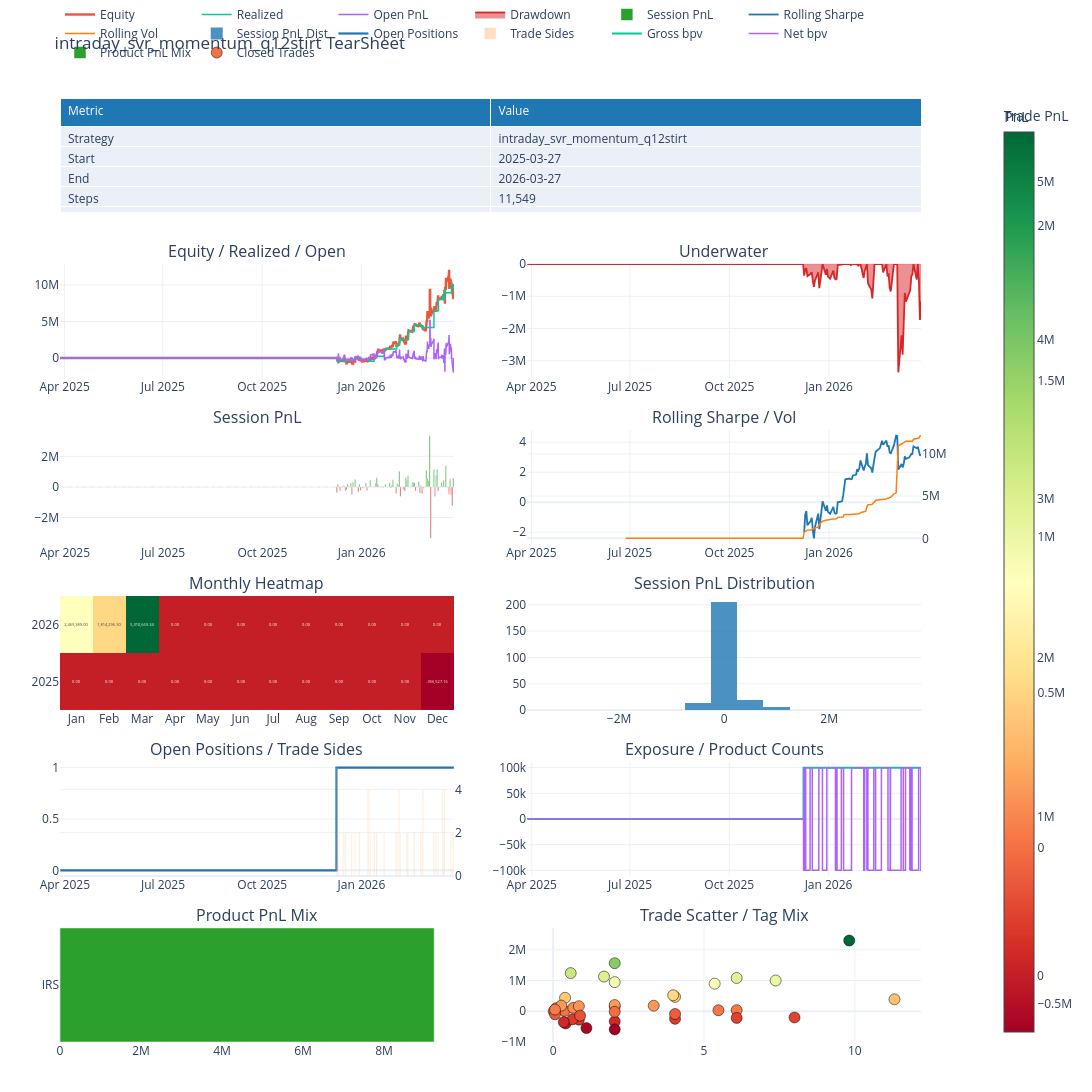

Notebook source saved alongside this figure:
### Code cell
from BT.query_tearsheet import QueryBacktestTearSheet
tearsheet = QueryBacktestTearSheet.from_backtest(query_backtest.backtest)
# mpl_fig = tearsheet.plot_matplotlib()
plotly_fig = tearsheet.plot_plotly(width=1400)
plotly_fig.show()

### Figure 1 — Plotly figure (JSON) as saved in the notebook; plotly's stock layout.template omitted (floating-point values rounded to 4 significant figures; data arrays with more than 128 entries replaced by an {"elided": "..."} marker saying what was removed)
{"data": [{"cells": {"align": "left", "values": [["Strategy", "Start", "End", "Steps", "Sessions", "Total PnL", "Realized PnL", "Open PnL", "Sharpe", "Sortino", "Max Drawdown", "Trade Hit Rate", "Closed Trades", "Open Trades", "Avg Hold Days", "Time In Market"], ["intraday_svr_momentum_q12stirt", "2025-03-27", "2026-03-27", "11,549", "249", "9,237,827.48", "9,433,550.89", "-195,723.41", "1.50", "0.92", "-3,357,632.37", "60.53%", "38", "1", "2.86", "30.00%"]]}, "domain": {"x": [0, 0.94], "y": [0.8792, 1]}, "header": {"align": "left", "fill": {"color": "#1f77b4"}, "font": {"color": "white"}, "values": ["Metric", "Value"]}, "type": "table"}, {"line": {"width": 2.4}, "mode": "lines", "name": "Equity", "type": "scatter", "x": {"elided": "11549 str values"}, "xaxis": "x", "y": {"elided": "11549 float values"}, "yaxis": "y"}, {"line": {"width": 1.5}, "mode": "lines", "name": "Realized", "type": "scatter", "x": {"elided": "11549 str values"}, "xaxis": "x", "y": {"elided": "11549 float values"}, "yaxis": "y"}, {"line": {"width": 1.5}, "mode": "lines", "name": "Open PnL", "type": "scatter", "x": {"elided": "11549 str values"}, "xaxis": "x", "y": {"elided": "11549 float values"}, "yaxis": "y"}, {"fill": "tozeroy", "line": {"color": "#d62728", "width": 1.8}, "mode": "lines", "name": "Drawdown", "type": "scatter", "x": {"elided": "249 str values"}, "xaxis": "x2", "y": {"elided": "249 float values"}, "yaxis": "y2"}, {"marker": {"color": {"elided": "249 str values"}}, "name": "Session PnL", "type": "bar", "x": {"elided": "249 str values"}, "xaxis": "x3", "y": {"elided": "249 float values"}, "yaxis": "y3"}, {"line": {"color": "#1f77b4", "width": 1.8}, "mode": "lines", "name": "Rolling Sharpe", "type": "scatter", "x": {"elided": "249 str values"}, "xaxis": "x4", "y": {"elided": "249 float values"}, "yaxis": "y4"}, {"line": {"color": "#ff7f0e", "width": 1.5}, "mode": "lines", "name": "Rolling Vol", "type": "scatter", "x": {"elided": "249 str values"}, "xaxis": "x4", "y": {"elided": "249 float values"}, "yaxis": "y5"}, {"colorbar": {"title": {"text": "PnL"}}, "colorscale": [[0, "rgb(165,0,38)"], [0.1, "rgb(215,48,39)"], [0.2, "rgb(244,109,67)"], [0.3, "rgb(253,174,97)"], [0.4, "rgb(254,224,139)"], [0.5, "rgb(255,255,191)"], [0.6, "rgb(217,239,139)"], [0.7, "rgb(166,217,106)"], [0.8, "rgb(102,189,99)"], [0.9, "rgb(26,152,80)"], [1, "rgb(0,104,55)"]], "text": [["0.00", "0.00", "0.00", "0.00", "0.00", "0.00", "0.00", "0.00", "0.00", "0.00", "0.00", "-356,527.16"], ["2,469,389.00", "1,814,296.30", "5,310,669.34", "0.00", "0.00", "0.00", "0.00", "0.00", "0.00", "0.00", "0.00", "0.00"]], "texttemplate": "%{text}", "type": "heatmap", "x": ["Jan", "Feb", "Mar", "Apr", "May", "Jun", "Jul", "Aug", "Sep", "Oct", "Nov", "Dec"], "xaxis": "x5", "y": ["2025", "2026"], "yaxis": "y6", "z": [[0.0, 0.0, 0.0, 0.0, 0.0, 0.0, 0.0, 0.0, 0.0, 0.0, 0.0, -356500.0], [2469000.0, 1814000.0, 5311000.0, 0.0, 0.0, 0.0, 0.0, 0.0, 0.0, 0.0, 0.0, 0.0]]}, {"marker": {"color": "#1f77b4"}, "name": "Session PnL Dist", "nbinsx": 30, "opacity": 0.8, "type": "histogram", "x": {"elided": "249 float values"}, "xaxis": "x6", "yaxis": "y7"}, {"line": {"color": "#1f77b4", "width": 2.2}, "mode": "lines", "name": "Open Positions", "type": "scatter", "x": {"elided": "11549 str values"}, "xaxis": "x7", "y": {"elided": "11549 float values"}, "yaxis": "y8"}, {"marker": {"color": "#ff7f0e"}, "name": "Trade Sides", "opacity": 0.25, "type": "bar", "x": {"elided": "249 str values"}, "xaxis": "x7", "y": {"elided": "249 float values"}, "yaxis": "y9"}, {"line": {"width": 2}, "mode": "lines", "name": "Gross bpv", "type": "scatter", "x": {"elided": "11549 str values"}, "xaxis": "x8", "y": {"elided": "11549 float values"}, "yaxis": "y10"}, {"line": {"width": 1.5}, "mode": "lines", "name": "Net bpv", "type": "scatter", "x": {"elided": "11549 str values"}, "xaxis": "x8", "y": {"elided": "11549 float values"}, "yaxis": "y10"}, {"marker": {"color": ["#2ca02c"]}, "name": "Product PnL Mix", "orientation": "h", "type": "bar", "x": [9238000.0], "xaxis": "x9", "y": ["IRS"], "yaxis": "y11"}, {"marker": {"color": [10890.0, -395700.0, -273000.0, 437300.0, -246000.0, 149600.0, 35670.0, 180200.0, -89070.0, -202000.0, -1245.0, 111000.0, 101400.0, -260000.0, 467200.0, 202000.0, 1000000.0, 387600.0, 165000.0, 946500.0, -98480.0, -142700.0, 31960.0, 1128000.0, 897000.0, -216600.0, -330800.0, 183900.0, 2301000.0, -16170.0, 1563000.0, 521800.0, 54290.0, -547800.0, 1240000.0, -353000.0, 1082000.0, -591200.0], "colorbar": {"title": {"text": "Trade PnL"}}, "colorscale": [[0, "rgb(165,0,38)"], [0.1, "rgb(215,48,39)"], [0.2, "rgb(244,109,67)"], [0.3, "rgb(253,174,97)"], [0.4, "rgb(254,224,139)"], [0.5, "rgb(255,255,191)"], [0.6, "rgb(217,239,139)"], [0.7, "rgb(166,217,106)"], [0.8, "rgb(102,189,99)"], [0.9, "rgb(26,152,80)"], [1, "rgb(0,104,55)"]], "line": {"color": "black", "width": 0.5}, "showscale": true, "size": 11}, "mode": "markers", "name": "Closed Trades", "text": ["IRS USD-SOFR-1D-Q12STIRT IMM_4xIMM_5 IRSwapStructure.OUTRIGHT", "IRS USD-SOFR-1D-Q12STIRT IMM_4xIMM_5 IRSwapStructure.OUTRIGHT", "IRS USD-SOFR-1D-Q12STIRT IMM_4xIMM_5 IRSwapStructure.OUTRIGHT", "IRS USD-SOFR-1D-Q12STIRT IMM_4xIMM_5 IRSwapStructure.OUTRIGHT", "IRS USD-SOFR-1D-Q12STIRT IMM_4xIMM_5 IRSwapStructure.OUTRIGHT", "IRS USD-SOFR-1D-Q12STIRT IMM_4xIMM_5 IRSwapStructure.OUTRIGHT", "IRS USD-SOFR-1D-Q12STIRT IMM_4xIMM_5 IRSwapStructure.OUTRIGHT", "IRS USD-SOFR-1D-Q12STIRT IMM_4xIMM_5 IRSwapStructure.OUTRIGHT", "IRS USD-SOFR-1D-Q12STIRT IMM_4xIMM_5 IRSwapStructure.OUTRIGHT", "IRS USD-SOFR-1D-Q12STIRT IMM_4xIMM_5 IRSwapStructure.OUTRIGHT", "IRS USD-SOFR-1D-Q12STIRT IMM_4xIMM_5 IRSwapStructure.OUTRIGHT", "IRS USD-SOFR-1D-Q12STIRT IMM_4xIMM_5 IRSwapStructure.OUTRIGHT", "IRS USD-SOFR-1D-Q12STIRT IMM_4xIMM_5 IRSwapStructure.OUTRIGHT", "IRS USD-SOFR-1D-Q12STIRT IMM_4xIMM_5 IRSwapStructure.OUTRIGHT", "IRS USD-SOFR-1D-Q12STIRT IMM_4xIMM_5 IRSwapStructure.OUTRIGHT", "IRS USD-SOFR-1D-Q12STIRT IMM_4xIMM_5 IRSwapStructure.OUTRIGHT", "IRS USD-SOFR-1D-Q12STIRT IMM_4xIMM_5 IRSwapStructure.OUTRIGHT", "IRS USD-SOFR-1D-Q12STIRT IMM_4xIMM_5 IRSwapStructure.OUTRIGHT", "IRS USD-SOFR-1D-Q12STIRT IMM_4xIMM_5 IRSwapStructure.OUTRIGHT", "IRS USD-SOFR-1D-Q12STIRT IMM_4xIMM_5 IRSwapStructure.OUTRIGHT", "IRS USD-SOFR-1D-Q12STIRT IMM_4xIMM_5 IRSwapStructure.OUTRIGHT", "IRS USD-SOFR-1D-Q12STIRT IMM_4xIMM_5 IRSwapStructure.OUTRIGHT", "IRS USD-SOFR-1D-Q12STIRT IMM_4xIMM_5 IRSwapStructure.OUTRIGHT", "IRS USD-SOFR-1D-Q12STIRT IMM_4xIMM_5 IRSwapStructure.OUTRIGHT", "IRS USD-SOFR-1D-Q12STIRT IMM_4xIMM_5 IRSwapStructure.OUTRIGHT", "IRS USD-SOFR-1D-Q12STIRT IMM_4xIMM_5 IRSwapStructure.OUTRIGHT", "IRS USD-SOFR-1D-Q12STIRT IMM_4xIMM_5 IRSwapStructure.OUTRIGHT", "IRS USD-SOFR-1D-Q12STIRT IMM_4xIMM_5 IRSwapStructure.OUTRIGHT", "IRS USD-SOFR-1D-Q12STIRT IMM_4xIMM_5 IRSwapStructure.OUTRIGHT", "IRS USD-SOFR-1D-Q12STIRT IMM_4xIMM_5 IRSwapStructure.OUTRIGHT", "IRS USD-SOFR-1D-Q12STIRT IMM_4xIMM_5 IRSwapStructure.OUTRIGHT", "IRS USD-SOFR-1D-Q12STIRT IMM_4xIMM_5 IRSwapStructure.OUTRIGHT", "IRS USD-SOFR-1D-Q12STIRT IMM_4xIMM_5 IRSwapStructure.OUTRIGHT", "IRS USD-SOFR-1D-Q12STIRT IMM_4xIMM_5 IRSwapStructure.OUTRIGHT", "IRS USD-SOFR-1D-Q12STIRT IMM_4xIMM_5 IRSwapStructure.OUTRIGHT", "IRS USD-SOFR-1D-Q12STIRT IMM_4xIMM_5 IRSwapStructure.OUTRIGHT", "IRS USD-SOFR-1D-Q12STIRT IMM_4xIMM_5 IRSwapStructure.OUTRIGHT", "IRS USD-SOFR-1D-Q12STIRT IMM_4xIMM_5 IRSwapStructure.OUTRIGHT"], "type": "scatter", "x": [0.375, 0.4167, 0.8542, 0.3958, 4.042, 2.042, 6.083, 3.333, 4.042, 8.0, 0.02083, 0.6667, 0.1042, 0.6458, 4.042, 2.042, 7.375, 11.31, 0.8542, 2.042, 0.0625, 0.8958, 5.479, 1.688, 5.354, 6.083, 2.042, 0.2708, 9.812, 2.042, 2.042, 3.979, 0.0625, 1.104, 0.5833, 0.3542, 6.083, 2.042], "xaxis": "x10", "y": [10890.0, -395700.0, -273000.0, 437300.0, -246000.0, 149600.0, 35670.0, 180200.0, -89070.0, -202000.0, -1245.0, 111000.0, 101400.0, -260000.0, 467200.0, 202000.0, 1000000.0, 387600.0, 165000.0, 946500.0, -98480.0, -142700.0, 31960.0, 1128000.0, 897000.0, -216600.0, -330800.0, 183900.0, 2301000.0, -16170.0, 1563000.0, 521800.0, 54290.0, -547800.0, 1240000.0, -353000.0, 1082000.0, -591200.0], "yaxis": "y12"}], "layout": {"annotations": [{"font": {"size": 16}, "showarrow": false, "text": "Equity / Realized / Open", "x": 0.215, "xanchor": "center", "xref": "paper", "y": 0.8242, "yanchor": "bottom", "yref": "paper"}, {"font": {"size": 16}, "showarrow": false, "text": "Underwater", "x": 0.725, "xanchor": "center", "xref": "paper", "y": 0.8242, "yanchor": "bottom", "yref": "paper"}, {"font": {"size": 16}, "showarrow": false, "text": "Session PnL", "x": 0.215, "xanchor": "center", "xref": "paper", "y": 0.6483, "yanchor": "bottom", "yref": "paper"}, {"font": {"size": 16}, "showarrow": false, "text": "Rolling Sharpe / Vol", "x": 0.725, "xanchor": "center", "xref": "paper", "y": 0.6483, "yanchor": "bottom", "yref": "paper"}, {"font": {"size": 16}, "showarrow": false, "text": "Monthly Heatmap", "x": 0.215, "xanchor": "center", "xref": "paper", "y": 0.4725, "yanchor": "bottom", "yref": "paper"}, {"font": {"size": 16}, "showarrow": false, "text": "Session PnL Distribution", "x": 0.725, "xanchor": "center", "xref": "paper", "y": 0.4725, "yanchor": "bottom", "yref": "paper"}, {"font": {"size": 16}, "showarrow": false, "text": "Open Positions / Trade Sides", "x": 0.215, "xanchor": "center", "xref": "paper", "y": 0.2967, "yanchor": "bottom", "yref": "paper"}, {"font": {"size": 16}, "showarrow": false, "text": "Exposure / Product Counts", "x": 0.725, "xanchor": "center", "xref": "paper", "y": 0.2967, "yanchor": "bottom", "yref": "paper"}, {"font": {"size": 16}, "showarrow": false, "text": "Product PnL Mix", "x": 0.215, "xanchor": "center", "xref": "paper", "y": 0.1208, "yanchor": "bottom", "yref": "paper"}, {"font": {"size": 16}, "showarrow": false, "text": "Trade Scatter / Tag Mix", "x": 0.725, "xanchor": "center", "xref": "paper", "y": 0.1208, "yanchor": "bottom", "yref": "paper"}], "height": 2400, "legend": {"orientation": "h", "x": 0, "xanchor": "left", "y": 1.02, "yanchor": "bottom"}, "margin": {"b": 50, "l": 60, "r": 40, "t": 80}, "title": {"text": "intraday_svr_momentum_q12stirt TearSheet"}, "width": 1400, "xaxis": {"anchor": "y", "domain": [0, 0.43]}, "xaxis10": {"anchor": "y12", "domain": [0.51, 0.94]}, "xaxis2": {"anchor": "y2", "domain": [0.51, 0.94]}, "xaxis3": {"anchor": "y3", "domain": [0, 0.43]}, "xaxis4": {"anchor": "y4", "domain": [0.51, 0.94]}, "xaxis5": {"anchor": "y6", "domain": [0, 0.43]}, "xaxis6": {"anchor": "y7", "domain": [0.51, 0.94]}, "xaxis7": {"anchor": "y8", "domain": [0, 0.43]}, "xaxis8": {"anchor": "y10", "domain": [0.51, 0.94]}, "xaxis9": {"anchor": "y11", "domain": [0, 0.43]}, "yaxis": {"anchor": "x", "domain": [0.7033, 0.8242]}, "yaxis10": {"anchor": "x8", "domain": [0.1758, 0.2967]}, "yaxis11": {"anchor": "x9", "domain": [0, 0.1208]}, "yaxis12": {"anchor": "x10", "domain": [0, 0.1208]}, "yaxis2": {"anchor": "x2", "domain": [0.7033, 0.8242]}, "yaxis3": {"anchor": "x3", "domain": [0.5275, 0.6483]}, "yaxis4": {"anchor": "x4", "domain": [0.5275, 0.6483]}, "yaxis5": {"anchor": "x4", "overlaying": "y4", "side": "right"}, "yaxis6": {"anchor": "x5", "domain": [0.3517, 0.4725]}, "yaxis7": {"anchor": "x6", "domain": [0.3517, 0.4725]}, "yaxis8": {"anchor": "x7", "domain": [0.1758, 0.2967]}, "yaxis9": {"anchor": "x7", "overlaying": "y8", "side": "right"}}}
